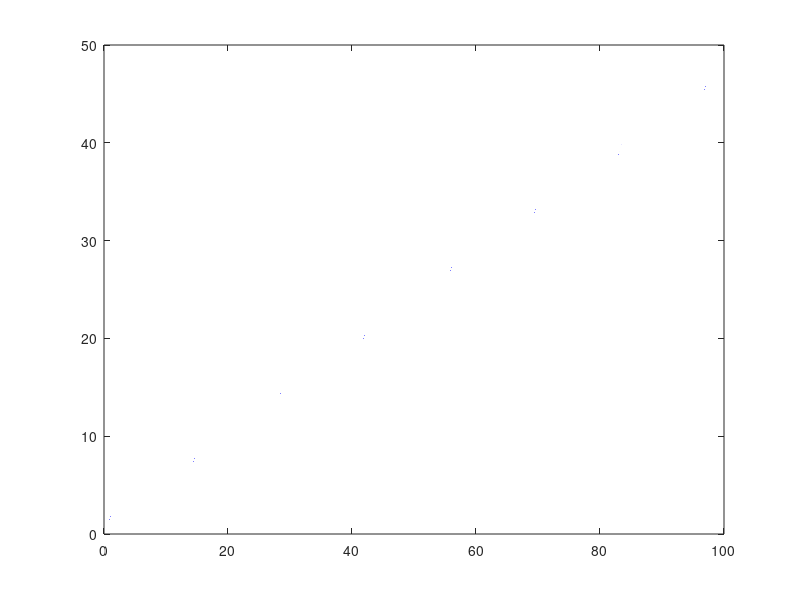

Reproduce this figure in MATLAB.
% forward euler for:  
% theta'(x) = A + sin(theta)
% theta(0) = 0

close
clear all

A = 1.1;
h = 0.0001;
n=1000000;

theta(1)=0;
t(1) = 0;

for i=2:n
    theta(i) = theta(i-1) + h*(A + sin(theta(i-1)));
    t(i) = i*h;
end

plot(t, theta)

%figure
%polarplot(theta, 'o')